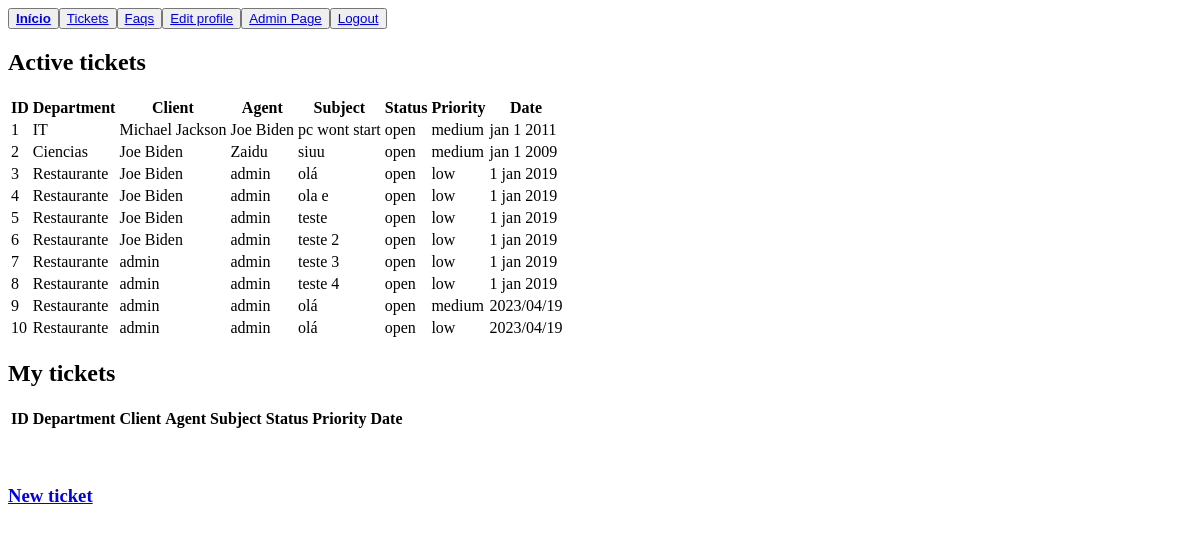
The app's page /tickets.php (signed in), older data.
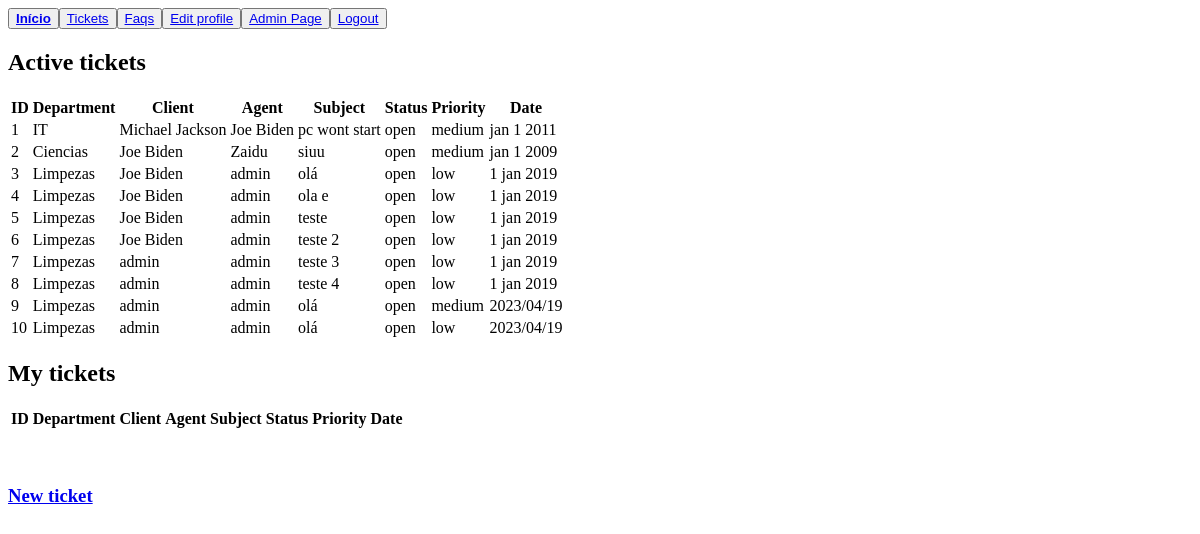
The same page, newer data.
### tables this page shows
CREATE TABLE tickets(
    id INTEGER PRIMARY KEY,
    department_id INTEGER,
    client_id INTEGER,
    agent_id INTEGER,
    subject VARCHAR(200) NOT NULL,
    description TEXT NOT NULL,
    status VARCHAR(10) CHECK(status = 'open' or status = 'assigned' or status = 'closed') NOT NULL,
    priority VARCHAR(10) CHECK(priority = 'low' or priority = 'medium' or priority ='high') NOT NULL,
    created_at DATETIME NOT NULL,
    updated_at DATETIME,
    FOREIGN KEY (department_id) REFERENCES department(id),
    FOREIGN KEY (client_id) REFERENCES user(id),
    FOREIGN KEY (agent_id) REFERENCES user(id)
);

CREATE TABLE department(
    id INTEGER PRIMARY KEY,
    name VARCHAR(50) NOT NULL
);

CREATE TABLE user(
    id INTEGER PRIMARY KEY,
    name VARCHAR(50) NOT NULL,
    username VARCHAR(50) UNIQUE NOT NULL,
    email VARCHAR(50) UNIQUE NOT NULL,
    password VARCHAR(255) NOT NULL,
    role VARCHAR(10) CHECK(role = 'client' or role = 'agent' or role = 'admin') NOT NULL
);

### tickets.php (the view, shortened to what this page needs)
<?php
   $db = getDatabaseConnection();
   $stmt = $db->prepare('SELECT * FROM user WHERE id = ?');
   $stmt->execute(array($_SESSION["user_id"]));
   $user = $stmt->fetch();
   $stmt = $db->prepare('SELECT * FROM tickets');
   $stmt->execute();
   $tickets = $stmt->fetchAll();
?>
<!DOCTYPE html>
<html lang="en-US">
<link rel="stylesheet" href="style_index.css">
   <head>
   </head>
   <body>
   <div class="buttons">
        <div class="index">
            <button type="submit" ><a href = "index.php"><b>Início</b></a></button>
        </div>
        <br>
        <div class="tickets">
            <button type="submit"><a href="tickets.php">Tickets</a></button>
        </div>
        <br>
        <div class="faqs">
            <button type="submit"><a href="faqs.php">Faqs</a></button>
        </div>
        <br>
        <div class="profile">
            <button type="submit"><a href="user_profile.php">Edit profile</a></button>
        </div>
        <br>
        <?php if($user["role"] == "admin"): ?>
        <div class="admin_page">
            <button type="submit"><a href="admin_page.php">Admin Page</a></button>
        </div>
        <br>
        <?php endif; ?>
        <div class="logout">
            <button type="submit"><a href="logout.php">Logout</a></button>
        </div>
    </div>
      <h2>Active tickets</h2>
      <table>
        <thead>
            <tr>
                <th>ID</th>
                <th>Department</th>
                <th>Client</th>
                <th>Agent</th>
                <th>Subject</th>
                <th>Status</th>
                <th>Priority</th>
                <th>Date</th>
            </tr>
        </thead>
        <tbody>
            <?php
               foreach ($tickets as $ticket) {
                $department_id = $ticket['department_id'];
                $stmt = $db->prepare('SELECT * FROM department WHERE id = ?');
                $stmt->execute(array($department_id));
                $departments = $stmt->fetchAll();
                foreach ($departments as $department){};
                $client_id = $ticket['client_id'];
                $stmt = $db->prepare('SELECT * FROM user WHERE id = ?');
                $stmt->execute(array($client_id));
                $users = $stmt->fetchAll();
                foreach ($users as $c_user){};
                $agent_id = $ticket['agent_id'];
                $stmt = $db->prepare('SELECT * FROM user WHERE id = ?');
                $stmt->execute(array($agent_id));
                $users = $stmt->fetchAll();
                foreach ($users as $a_user){};
                echo "<tr>
                    <td>" . $ticket['id'] . "</td>
                    <td>" . $department['name'] . "</td>
                    <td>" . $c_user['name'] . "</td>
                    <td>" . $a_user['name'] . "</td>
                    <td>" . $ticket['subject'] . "</td>
                    <td>" . $ticket['status'] . "</td>
                    <td>" . $ticket['priority'] . "</td>
                    <td>" . $ticket['created_at'] . "</td>
                </tr>";
               }
            ?>
        </tbody>
      </table>
      <h2>My tickets</h2>
      <table>
        <thead>
            <tr>
                <th>ID</th>
                <th>Department</th>
                <th>Client</th>
                <th>Agent</th>
                <th>Subject</th>
                <th>Status</th>
                <th>Priority</th>
                <th>Date</th>
            </tr>
        </thead>
      </table>
      <br><br>
      <h3><a href="create_ticket.php">New ticket</a></h3>
   </body>
</html>

### style_index.css (style rules this page uses)
.buttons { display: flex; }

Row changes from the older to the newer data that the page shows:
changed through a linked row, tickets id 3: department.name "Restaurante" → "Limpezas"
changed through a linked row, tickets "ola e": department.name "Restaurante" → "Limpezas"
changed through a linked row, tickets "teste": department.name "Restaurante" → "Limpezas"
changed through a linked row, tickets "teste 2": department.name "Restaurante" → "Limpezas"
changed through a linked row, tickets "teste 3": department.name "Restaurante" → "Limpezas"
changed through a linked row, tickets "teste 4": department.name "Restaurante" → "Limpezas"
changed department: name "Restaurante" → "Limpezas"
